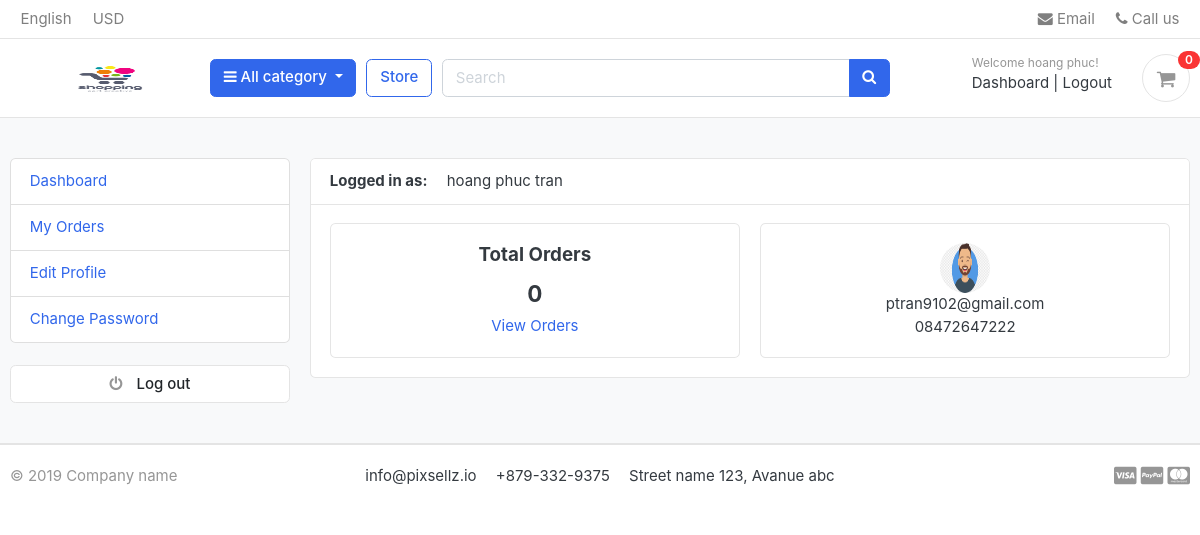
Screenshot of /accounts/dashboard/ (signed in) with the database file from the repository.
### accounts/models.py (models this page shows, shortened)
class Account(AbstractBaseUser):
    first_name      = models.CharField(max_length=50)
    last_name       = models.CharField(max_length=50)
    username        = models.CharField(max_length=50, unique=True)
    email           = models.EmailField(max_length=100, unique=True)
    phone_number    = models.CharField(max_length=50)
    date_joined     = models.DateTimeField(auto_now_add=True)
    last_login      = models.DateTimeField(auto_now_add=True)
    is_admin        = models.BooleanField(default=False)
    is_staff        = models.BooleanField(default=False)
    is_active        = models.BooleanField(default=False)
    is_superadmin        = models.BooleanField(default=False)
    USERNAME_FIELD = 'email'
    REQUIRED_FIELDS = ['username', 'first_name', 'last_name']
    objects = MyAccountManager()
    def full_name(self):
        return f'{self.first_name} {self.last_name}'

class UserProfile(models.Model):
    user = models.OneToOneField(Account, on_delete=models.CASCADE)
    address_line_1 = models.CharField(blank=True, max_length=100)
    address_line_2 = models.CharField(blank=True, max_length=100)
    profile_picture = models.ImageField(blank=True, upload_to='userprofile')
    city = models.CharField(blank=True, max_length=20)
    state = models.CharField(blank=True, max_length=20)
    country = models.CharField(blank=True, max_length=20)

### accounts/views.py (the view)
# urls.py: path('dashboard/', views.dashboard, name='dashboard'),
@login_required(login_url = 'login')
def dashboard(request):
    orders = Order.objects.order_by('-created_at').filter(user_id=request.user.id, is_ordered=True)
    orders_count = orders.count()
    userprofile = UserProfile.objects.get(user_id=request.user.id)
    context = {
        'orders_count': orders_count,
        'userprofile': userprofile,
    }
    return render(request, 'accounts/dashboard.html', context)

### carts/context_processors.py (called while the page is built)
def counter(request):
    cart_count = 0
    if 'admin' in request.path:
        return {}
    else:
        try:
            cart = Cart.objects.filter(cart_id=_cart_id(request))
            if request.user.is_authenticated:
                cart_items = CartItem.objects.all().filter(user=request.user)
            else:
                cart_items = CartItem.objects.all().filter(cart=cart[:1])
            for cart_item in cart_items:
                cart_count += cart_item.quantity
        except Cart.DoesNotExist:
            cart_count = 0
    return dict(cart_count=cart_count)

### carts/views.py (called while the page is built)
@csrf_exempt
def _cart_id(request):
    cart = request.session.session_key
    if not cart:
        cart = request.session.create()
    return cart

### category/context_processors.py (called while the page is built)
def menu_links(request):
    links = Category.objects.all()
    return dict(links=links)

### category/models.py (called while the page is built)
    def get_url(self):
        return reverse('products_by_category', args=[self.slug])

### templates/accounts/dashboard.html (shortened to what this page needs)
{% extends 'base.html' %}
{% block content %}
<section class="section-conten padding-y bg">
<div class="container">
	<div class="row">
	{% include 'includes/dashboard_sidebar.html' %}
	<main class="col-md-9">
		<article class="card">
		<header class="card-header">
			<strong class="d-inline-block mr-3">Logged in as:</strong>
			<span>{{user.full_name}}</span>
		</header>
		<div class="card-body">
			<div class="row">
			<div class="col-md-6">
				<div class="card" style="text-align:center;">
					<div class="card-body">
						<h5 class="card-title">Total Orders</h5>
						<h4>{{orders_count}}</h4>
						<a href="{% url 'my_orders' %}">View Orders</a>
					</div>
				</div>
			</div>
			<div class="col-md-6">
				<div class="card" style="text-align:center;">
					<div class="card-body">
						<img src="{{ userprofile.profile_picture.url }}" alt="User Profile Picture" width="50" height="50" style="border-radius:50%;">
						<p class="mb-0">{{user.email}}</p>
						<p>{{user.phone_number}}</p>
					</div>
				</div>
			</div>
			</div>
		</div>
		</article>
	</main>
</div>
</div>
</section>
{% endblock %}

### templates/includes/navbar.html (shortened to what this page needs)
{% load static %}
<header class="section-header">
    <nav class="navbar p-md-0 navbar-expand-sm navbar-light border-bottom">
    <div class="container">
      <div class="collapse navbar-collapse" id="navbarTop4">
        <ul class="navbar-nav mr-auto">
            <li class="nav-item dropdown">
                 <a href="#" class="nav-link">   English </a>
            </li>
            <li class="nav-item dropdown">
                <a href="#" class="nav-link"> USD </a>
            </li>
        </ul>
        <ul class="navbar-nav">
            <li><a href="#" class="nav-link"> <i class="fa fa-envelope"></i> Email </a></li>
            <li><a href="#" class="nav-link"> <i class="fa fa-phone"></i> Call us </a></li>
        </ul>
      </div>
    </div>
    </nav>
    <section class="header-main border-bottom">
        <div class="container">
    <div class="row align-items-center">
        <div class="col-lg-2 col-md-3 col-6">
            <a href="{% url 'home' %}" class="brand-wrap">
                <img class="logo" src="{% static './images/logo_page.png' %}" width="200" height="60">
            </a>
        </div>
        <div class="col-lg col-sm col-md col-6 flex-grow-0">
            <div class="category-wrap dropdown d-inline-block float-right">
                <button type="button" class="btn btn-primary dropdown-toggle" data-toggle="dropdown">
                    <i class="fa fa-bars"></i> All category
                </button>
            </div>
        </div>
        <a href="{% url 'store' %}" class="btn btn-outline-primary">Store</a>
        <div class="col-lg  col-md-6 col-sm-12 col">
            <form action="{% url 'search' %}" class="search" method="GET">
                <div class="input-group w-100">
                    <input type="text" class="form-control" style="width:60%;" placeholder="Search" name="keyword">
                    <div class="input-group-append">
                      <button class="btn btn-primary" type="submit">
                        <i class="fa fa-search"></i>
                      </button>
                    </div>
                </div>
            </form>
        </div>
        <div class="col-lg-3 col-sm-6 col-8 order-2 order-lg-3">
                    <div class="d-flex justify-content-end mb-3 mb-lg-0">
                        {% if user.id is None %}
                        <div class="widget-header">
                            <small class="title text-muted">Welcome guest!</small>
                            <div>
                                <a href="{% url 'login' %}">Sign in</a> <span class="dark-transp"> | </span>
                                <a href="{% url 'register' %}"> Register</a>
                            </div>
                        </div>
                        {% else %}
                        <div class="widget-header">
                            <small class="title text-muted">Welcome {{ user.first_name }}!</small>
                            <div>
                                <a href="{% url 'dashboard' %}">Dashboard</a> <span class="dark-transp"> | </span>
                                <a href="{% url 'logout' %}"> Logout</a>
                            </div>
                        </div>
                        {% endif %}
                        <a href="{% url 'cart' %}" class="widget-header pl-3 ml-3">
                            <div class="icon icon-sm rounded-circle border"><i class="fa fa-shopping-cart"></i></div>
                            <span class="badge badge-pill badge-danger notify">{{cart_count}}</span>
                        </a>
                    </div>
                </div>
    </div>
        </div>
    </section>
    </header>

### main_ecommerce/static/css/ui.css (style rules this page uses)
html { font-family: "Inter", sans-serif; font-size: 15px; }
.icon-xs, .icon-sm, .icon-md, .icon-lg { display: inline-block; text-align: center; flex-shrink: 0; flex-grow: 0; }
.icon-sm { width: 48px; height: 48px; line-height: 48px !important; font-size: 20px; }
.padding-y { padding-top: 40px; padding-bottom: 40px; }
article:after, .form-group:after { display: block; clear: both; content: ""; }
.bg { background-color: #f8f9fa; }
p:last-child { margin-bottom: 0; }
.header-main { position: relative; padding-top: 1rem; padding-bottom: 1rem; }
.brand-wrap .logo, .navbar-brand .logo { margin-right: 7px; max-height: 42px; display: inline-block; }
.widget-header { display: inline-block; vertical-align: middle; position: relative; }
.widget-header a { color: #343a40; }
.widget-header i { color: #969696; }
.widget-header .title { display: block; }
.widget-header .notify { position: absolute; top: -3px; right: -10px; }
.notify { position: absolute; top: -4px; right: -10px; display: inline-block; padding: 0.25em 0.6em; font-size: 12px; line-height: 1; text-align: center; border-radius: 3rem; color: #fff; background-color: #fa3434; }

### rows the page displays
Account: first_name "hoang phuc", full_name "hoang phuc tran", email "ptran9102@gmail.com", phone_number "08472647222"
UserProfile: profile_picture (picture)

### other values shown
{{ cart_count }} "0"
{{ orders_count }} "0"
